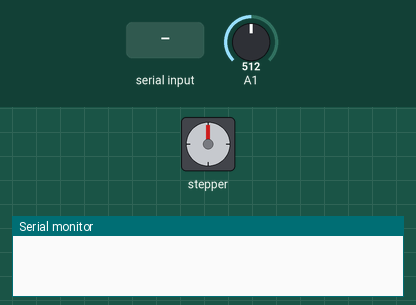
Recording of a sketch running on a simulated Arduino Uno, built with avr-gcc and run on an emulated ATmega328P. Shown: stepper motor, the last lines printed to the serial monitor. The inputs (shaded band) are chosen by the test bench; at power-on: A1 = 512. Stepper angles assume 200 steps per turn.

Above: at 1.2 s.
1.3 s: "wificonnected\n" received over the second serial link
At 1.47 s:
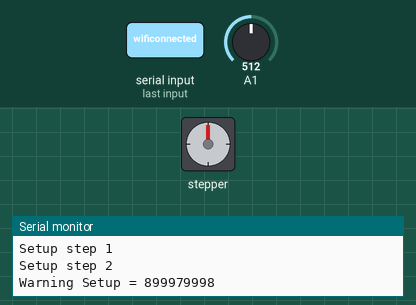
At 2.07 s:
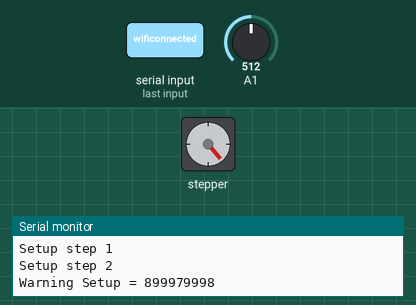
4.3 s: "wificonnected\n" received over Serial
At 4.5 s:
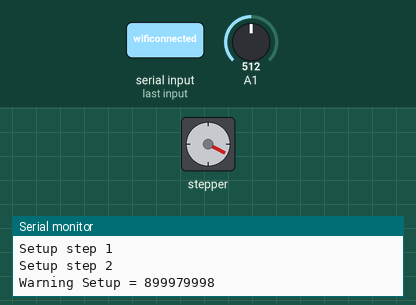
7.3 s: "fly\n" received over the second serial link
10.3 s: "1\n" received over the second serial link
Timing chart, 0 to 48.7 s (numbered marks = the images above; inputs shaded):
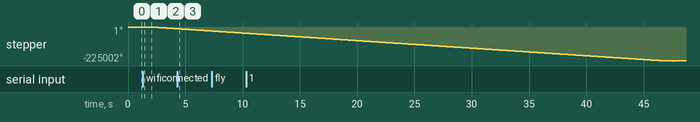

The sketch:

Sky_roofV1.ino
```cpp
#include <AccelStepper.h>
#include <SimpleTimer.h>
#include <SoftwareSerial.h>

//Créer function timer (si la boule ne monte pas après X seconde).

//--------------------------------------------------Configuration
char nomMotor = 1; //numero du groupe;
long stepsdescente = -125000; //distance vers le bas
int waitTime = 20000; //Temps en haut

//--------------------------------------------------Configuration

//Config Timer
SimpleTimer timer;

//Config Stepper
AccelStepper stepper(1, 6, 5);
#define stepperEnable 8
long warningSetup = 0;
int warningcount = 0;
boolean warning = false;

//Config Serial
String inputString ="";
boolean stringComplete = false;  // whether the string is complete
SoftwareSerial mySerial(9, 10);//RX, TX

//Setup Timer
int timerStepper;


//Boolean activation
boolean downState = false; //Active le calcul de distance
boolean irsensor = false; //Active l'IR sensor
boolean motorReady = false; //Active la lantern après mise en place
int Step = 0;
//Ir sensor
int distancelantern=0; //Distance de l'IR sensor
int countpositif =0; //Compteur confirmation IR

void setup() {
  mySerial.begin(9600);
  Serial.begin(9600);

  //Setup Stepper
  pinMode(stepperEnable, OUTPUT);
  digitalWrite(stepperEnable, LOW);
  stepper.setMaxSpeed(9000);
  stepper.setAcceleration(4000);
}

void loop() {
    timer.run();

     for(int i=0;i<60;i++){
     stepper.run();
     }

    //Activateur
    irSensor();
    Stop();
    Warning();

    //Gestion message
   serialEvent(); //call the function
   ManageMessage(); //Trie new message
}
```

communication.ino
```cpp
void ManageMessage(){
  if (stringComplete) {

    inputString.trim();
    Serial.println(inputString);

    if(inputString.equals("wificonnected")){
      Serial.println("envoi nom");
      setupName();
      SetupMotor(1);
    }
    if(inputString == "fly" && motorReady){
      Up();
    }

    // clear the string:
    inputString = "";
    stringComplete = false;
  }
}
void serialEvent() {
  while (mySerial.available()) {
    // get the new byte:
    char inChar = (char)mySerial.read();

    // if the incoming character is a "," = set a flag
    if (inChar == '\n') {
      stringComplete = true;
    }
    // add it to the inputString:
    else{
    inputString += inChar;
    }
  }
}

void setupName(){
  char nameSend[3];
  snprintf (nameSend, 3, "n%d", nomMotor);
  mySerial.println(nameSend);
}
```

cycle.ino
```cpp
//--------------------------------------- Etape
void Up()
{
  Serial.println("\tStep 2 : Up");
        stepperUp();
        irsensor = true;
        mySerial.println("up");
}

void Wait()
{
    irsensor=false;
    Serial.println("Step 3 : Waiting");
    stepperStop();
    timerStepper = timer.setTimeout(waitTime, Down);
    mySerial.println("wait");
}

void Down()
{
    Serial.println("Step 4 : stepper Down");
    stepperDown();
    downState = true;
    mySerial.println("down");
}

void Stop()
{

    if(downState && stepper.distanceToGo() == 0){
        if(motorReady == false){
            SetupMotor(3);
        }
        else if(warning==true){
            Up();
            mySerial.println("warningStop");
        }
        else{
          Serial.println("Step 5 : Stop");
          mySerial.println("stop");
        }
        downState=false;
    }

}
//--------------------------------------- Ordre Moteur
void stepperUp()
{
  stepper.setMaxSpeed(20000);
  stepper.setAcceleration(4000);
  stepper.move(900000000);
}

void stepperStop(){
  stepper.move(0);
  stepper.setSpeed(0);
  stepper.runSpeed();
  stepper.setCurrentPosition(0);
}

void stepperDown()
{
  stepper.setMaxSpeed(20000);
  stepper.setAcceleration(4000);
  stepper.move(stepsdescente);
}

//--------------------------------------- IrSensor
void irSensor(){

  if(irsensor){
    int distancelantern= analogRead(1);

    if(distancelantern>300){
      countpositif = countpositif+1;
    }else{
      countpositif=0;
    }

    if(countpositif == 5 && motorReady){
    Serial.println("Capteur On");
      Wait();
      warningcount=0;
    }else if (countpositif == 5 && motorReady == false){
      SetupMotor(2);
    }

  }

}

//--------------------------------------- Setup du plafond
void SetupMotor(int gotoStep){
    switch (gotoStep) {
    case 1:
      Serial.println("Setup step 1");
      mySerial.println("Setup step 1");
      stepperUp();
      irsensor = true;
      break;
    case 2:
      Serial.println("Setup step 2");
      mySerial.println("Setup step 2");
      warningSetup = stepper.distanceToGo() - 20000;
      Serial.print("Warning Setup = ");
      Serial.println(warningSetup);
      stepperStop();
      stepperDown();
      irsensor = false;
      downState = true;
      break;
    case 3:
      Serial.println("ready");
      mySerial.println("ready");
      motorReady = true;

      break;
  }
}

void Warning(){

      if(motorReady && irsensor){
          warningSetup = stepsdescente - 20000;
          if(stepper.distanceToGo() < warningSetup ){
              Serial.println("Warning");
              mySerial.println("warningON");
              stepperStop();

              stepper.setMaxSpeed(20000);
              stepper.setAcceleration(4000);
              stepper.runToNewPosition(-10000);

              Serial.println("Warning Stop");
              mySerial.println("warningOFF");
              Up();
              /*downState = true;
              warning = true;
              irsensor = false;*/
              warningcount=0;
          }

      }
}
```
